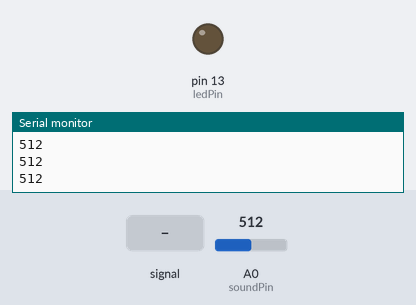
A sketch run on a simulated Arduino Uno, built with avr-gcc and run on an emulated ATmega328P. Shown: output pins drawn as LEDs (lit = HIGH), the last lines printed to the serial monitor. The test bench sets the inputs (shaded band); at power-on: A0 (soundPin) = 512.

Above: at 1.2 s.
1.3 s: A0 (soundPin) fed a 200 Hz sine of ±460 counts around its level
At 1.6 s:
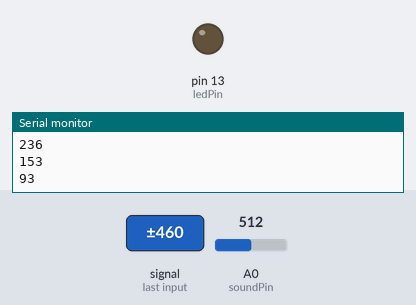
2.8 s: A0 (soundPin) set to 812
4.3 s: A0 (soundPin) set to 830
At 5.0 s:
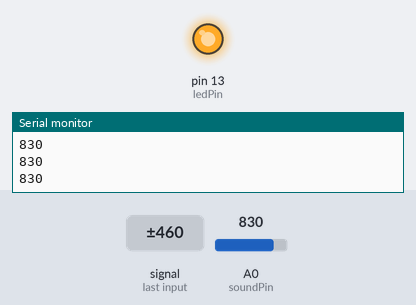
5.8 s: A0 (soundPin) set to 810
At 6.2 s:
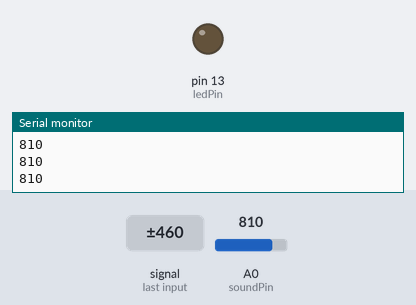
Timing chart, 0 to 8.3 s (numbered marks = the images above; inputs shaded):
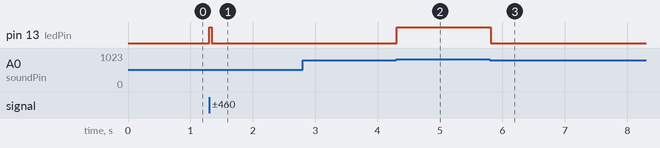

The sketch:

Sound_sensor.ino
```cpp
const int ledPin = 13; //pin 13 built-in led
const int soundPin = A0; //sound sensor attach to A0
int threshold = 820; //Set minimum threshold for LED lit

void setup() { pinMode(ledPin,OUTPUT);//set pin13 as OUTPUT
  Serial.begin(9600); //initialize serial
}

void loop() {
  int value = analogRead(soundPin);//read the value of A0
  Serial.println(value);//print the value
  if(value > threshold) //if the value is greater than 600
  {
    digitalWrite(ledPin,HIGH);//turn on the led

  } else {
    digitalWrite(ledPin,LOW);//turn off the led }

  }
}
```

Measured:
- the behaviour switches between 820 and 821 on A0 (soundPin) (found by bisection; images 1 and 2)
- after the input at 1.3 s, pin 13 (ledPin): LOW → HIGH at once, → LOW 0.04 s later
- after the input at 4.3 s, pin 13 (ledPin): LOW → HIGH at once
- after the input at 5.8 s, pin 13 (ledPin): HIGH → LOW at once
